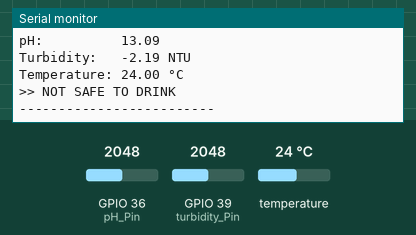
Bench run of a sketch on a simulated ESP32. Parts: the last lines printed to the serial monitor. The test bench sets the inputs (shaded band); at power-on: GPIO 36 (pH_Pin) = 2048, temperature 24 °C, GPIO 39 (turbidity_Pin) = 2048.

Above: at 5.3 s.
5.4 s: GPIO 36 (pH_Pin) set to 3603
At 9.1 s:
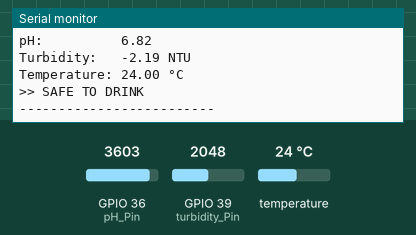
13.5 s: temperature set to 12 °C
At 16.4 s:
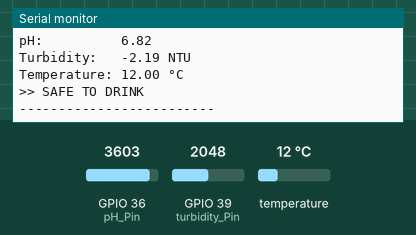
18.4 s: GPIO 39 (turbidity_Pin) set to 2866
23.3 s: temperature set to 19 °C
At 24.8 s:
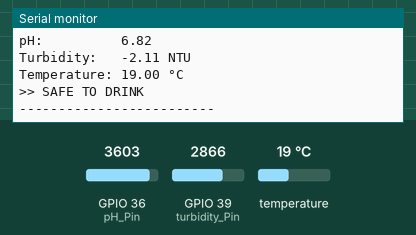
28.2 s: GPIO 36 (pH_Pin) set to 4095
At 32.1 s:
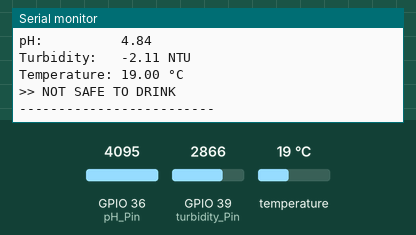
33.1 s: GPIO 39 (turbidity_Pin) set to 3603
Timing chart, 0 to 36.1 s (numbered marks = the images above; inputs shaded):
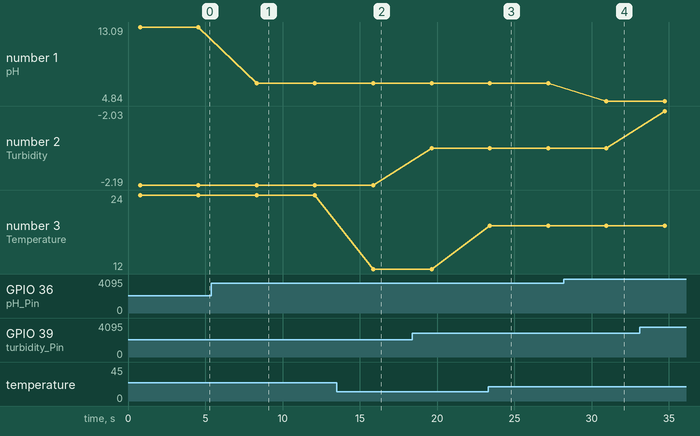

The sketch:

water_sensor.ino
```cpp
#include <OneWire.h>
#include <DallasTemperature.h>

#define ONE_WIRE_BUS 4
const int pH_Pin        = 36;
const int turbidity_Pin = 39;

const float pH_Slope        = -5.0;
const float pH_Offset       = 21.34;
const float turbidity_Slope  = 7.69;
const float turbidity_Offset = 18.5;

OneWire oneWire(ONE_WIRE_BUS);
DallasTemperature sensors(&oneWire);

void setup() {
  Serial.begin(115200);
  sensors.begin();
  Serial.println("Water Quality Monitor Started");
}

void loop() {
  sensors.requestTemperatures();
  float temperature = sensors.getTempCByIndex(0);

  int pH_Raw = analogRead(pH_Pin);
  float pH_Voltage = pH_Raw * (3.3 / 4095.0);
  float pH_Value = pH_Slope * pH_Voltage + pH_Offset;

  int turb_Raw = analogRead(turbidity_Pin);
  float turb_Voltage = turb_Raw * (3.3 / 4095.0);
  float turbidity_Value = (turb_Voltage - turbidity_Offset) / turbidity_Slope;

  Serial.println("---- Sensor Readings ----");
  Serial.print("pH:          "); Serial.println(pH_Value);
  Serial.print("Turbidity:   "); Serial.print(turbidity_Value); Serial.println(" NTU");
  Serial.print("Temperature: "); Serial.print(temperature); Serial.println(" °C");

  bool ph_ok   = (pH_Value >= 6.5 && pH_Value <= 8.5);
  bool turb_ok = (turbidity_Value < 1.0);
  bool temp_ok = (temperature >= 0 && temperature <= 35);

  Serial.println((ph_ok && turb_ok && temp_ok) ? ">> SAFE TO DRINK" : ">> NOT SAFE TO DRINK");
  Serial.println("-------------------------\n");

  delay(3000);
}
```

Measured:
- after the input at 5.4 s, the serial monitor: prints a new line after 2.9 s (image 1)
- after the input at 13.5 s, the serial monitor: prints a new line after 2.4 s (image 2)
- after the input at 23.3 s, the serial monitor: prints a new line after 0.11 s (image 3)
- after the input at 28.2 s, the serial monitor: prints a new line after 2.7 s (image 4)
- plotted number 1: 13.09 → 6.82 after the input at 5.4 s, 6.82 → 4.84 after the input at 28.2 s
- plotted number 2: -2.19 → -2.11 after the input at 18.4 s, -2.11 → -2.03 after the input at 33.1 s
- plotted number 3: 24 → 12 after the input at 13.5 s, 12 → 19 after the input at 23.3 s
